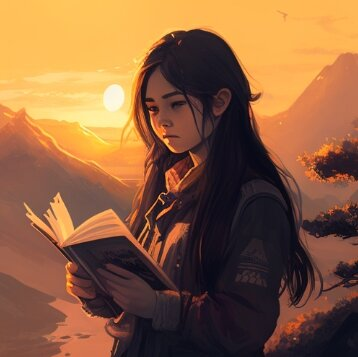
#> input picture 07r/test.jpg, 358 x 357 px, found by its file name
$ python piltest.py
#> lines starting #> are read from the running program, lines starting #| are printed output that depends on the picture
from PIL import Image # PIL에서 Image 매서드를 임포트 합니다.

# 이미지 열기
img = Image.open(r"C:\Users\skytr\Documents\GitHub\do-it-python\07r\test.jpg") # 주소 앞에 r을 붙이세요.
#> img is the input picture: PIL image 358x357 RGB; mean R, G, B 139.7, 95.4, 62.8
new_size = (300, 300)
resized_img = img.resize(new_size) # 이미지 사이즈 조정

rotated_img = img.rotate(45)  # 45도 회전
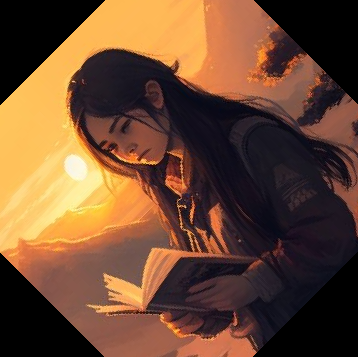
#> rotated_img: PIL image 358x357 RGB; mean R, G, B 109, 74.2, 50.4

bw_img = img.convert('L')
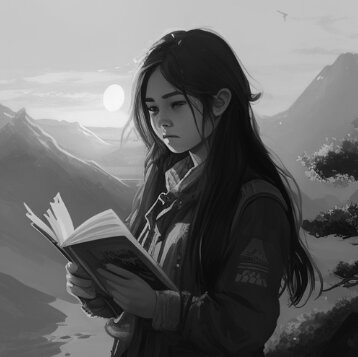
#> bw_img: PIL image 358x357 L; min 3, max 249, mean 105

left, upper, right, lower = 100, 100, 400, 400
cropped_img = img.crop((left, upper, right, lower))
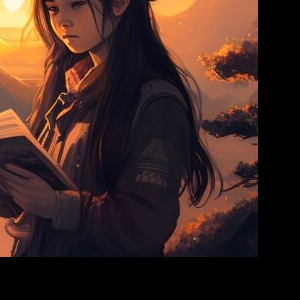
#> cropped_img: PIL image 300x300 RGB; mean R, G, B 65, 40.9, 34.7
cropped_img.show()
img.save('new_image_path.jpg')
